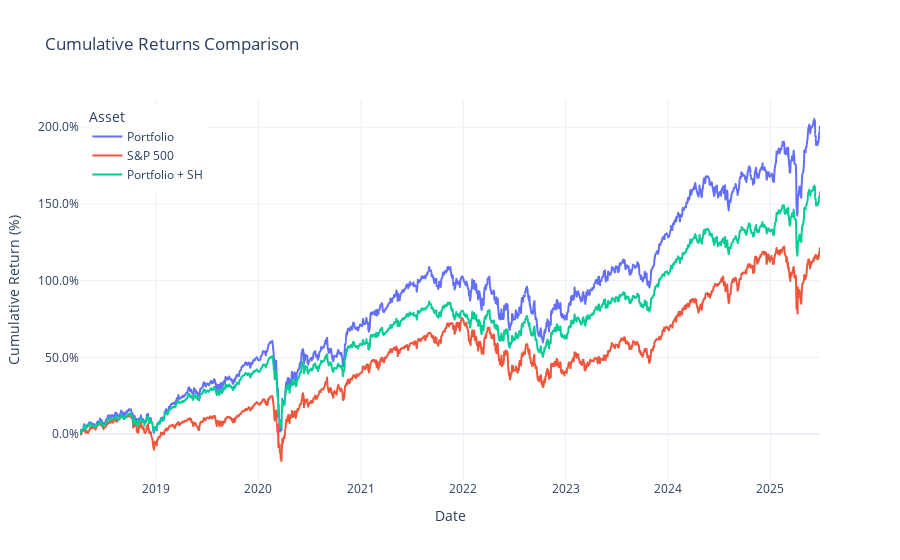

The notebook cell saved with this chart:
### Code cell
plot_cumulative_returns(results_df['Portfolio'], results_df['SP500'], results_df['Portfolio + SH'], 'Portfolio + SH')

### Figure 1 — Plotly figure (JSON) as saved in the notebook; plotly's stock layout.template omitted (floating-point values rounded to 4 significant figures; data arrays with more than 128 entries replaced by an {"elided": "..."} marker saying what was removed)
{"data": [{"hovertemplate": "<b>%{fullData.name}</b><br>Date: %{x}<br>Cumulative Return: %{y:.2%}<br><extra></extra>", "legendgroup": "Portfolio", "line": {"color": "#636efa", "dash": "solid"}, "marker": {"symbol": "circle"}, "mode": "lines", "name": "Portfolio", "showlegend": true, "type": "scattergl", "x": {"elided": "1763 str values"}, "xaxis": "x", "y": {"elided": "1763 float values"}, "yaxis": "y"}, {"hovertemplate": "<b>%{fullData.name}</b><br>Date: %{x}<br>Cumulative Return: %{y:.2%}<br><extra></extra>", "legendgroup": "S&P 500", "line": {"color": "#EF553B", "dash": "solid"}, "marker": {"symbol": "circle"}, "mode": "lines", "name": "S&P 500", "showlegend": true, "type": "scattergl", "x": {"elided": "1763 str values"}, "xaxis": "x", "y": {"elided": "1763 float values"}, "yaxis": "y"}, {"hovertemplate": "<b>%{fullData.name}</b><br>Date: %{x}<br>Cumulative Return: %{y:.2%}<br><extra></extra>", "legendgroup": "Portfolio + SH", "line": {"color": "#00cc96", "dash": "solid"}, "marker": {"symbol": "circle"}, "mode": "lines", "name": "Portfolio + SH", "showlegend": true, "type": "scattergl", "x": {"elided": "1763 str values"}, "xaxis": "x", "y": {"elided": "1763 float values"}, "yaxis": "y"}], "layout": {"hovermode": "x unified", "legend": {"title": {"text": "Asset"}, "tracegroupgap": 0, "x": 0.01, "xanchor": "left", "y": 0.99, "yanchor": "top"}, "title": {"text": "Cumulative Returns Comparison"}, "xaxis": {"anchor": "y", "domain": [0, 1], "title": {"text": "Date"}}, "yaxis": {"anchor": "x", "domain": [0, 1], "tickformat": ".1%", "title": {"text": "Cumulative Return (%)"}}}}
